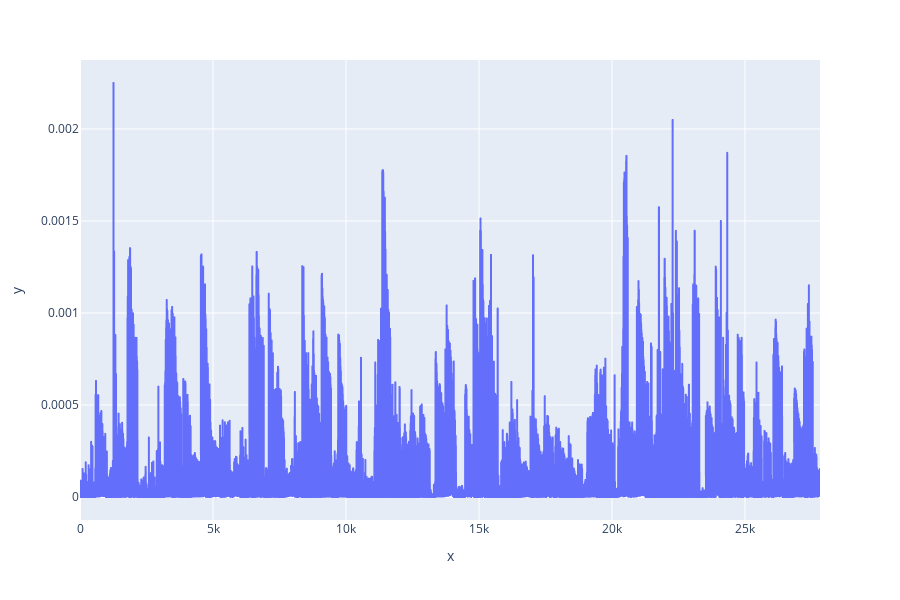

Notebook source saved alongside this figure:
### Code cell
px.line(x = df.index,y = df.suicides_no/df.population)

### Figure 1 — Plotly figure (JSON) as saved in the notebook; plotly's stock layout.template omitted (floating-point values rounded to 4 significant figures; data arrays with more than 128 entries replaced by an {"elided": "..."} marker saying what was removed)
{"data": [{"hoverlabel": {"namelength": 0}, "hovertemplate": "x=%{x}<br>y=%{y}", "legendgroup": "", "line": {"color": "#636efa", "dash": "solid"}, "mode": "lines", "name": "", "showlegend": false, "type": "scattergl", "x": {"elided": "27820 int values"}, "xaxis": "x", "y": {"elided": "27820 float values"}, "yaxis": "y"}], "layout": {"height": 600, "legend": {"tracegroupgap": 0}, "margin": {"t": 60}, "xaxis": {"anchor": "y", "domain": [0, 1], "title": {"text": "x"}}, "yaxis": {"anchor": "x", "domain": [0, 1], "title": {"text": "y"}}}}
